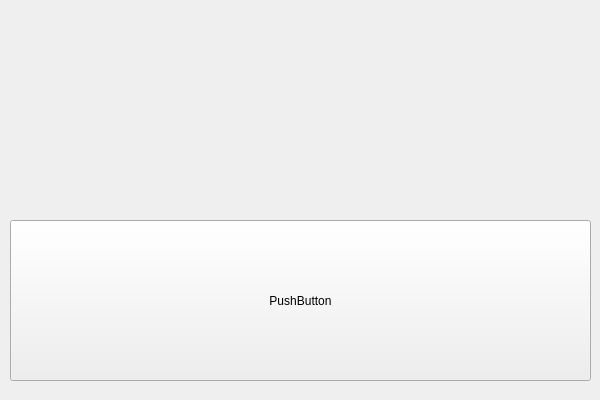
<?xml version="1.0" encoding="UTF-8"?>
<ui version="4.0">
 <class>AVGLayerClass</class>
 <widget class="QWidget" name="AVGLayerClass">
  <property name="geometry">
   <rect>
    <x>0</x>
    <y>0</y>
    <width>600</width>
    <height>400</height>
   </rect>
  </property>
  <property name="windowTitle">
   <string>AVGLayer</string>
  </property>
  <widget class="QPushButton" name="pushButton">
   <property name="geometry">
    <rect>
     <x>10</x>
     <y>220</y>
     <width>581</width>
     <height>161</height>
    </rect>
   </property>
   <property name="text">
    <string>PushButton</string>
   </property>
  </widget>
 </widget>
 <layoutdefault spacing="0" margin="0"/>
 <resources/>
 <connections/>
</ui>
